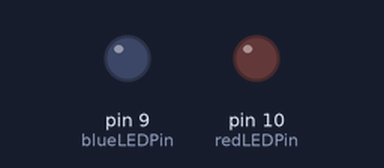
Simulated run of this sketch. Board: Arduino Uno, built with avr-gcc and run on an emulated ATmega328P. On the bench: output pins drawn as LEDs (lit = HIGH).

Above: at 0.5 s.
At 3.87 s:
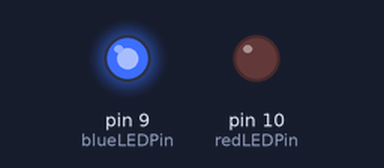
At 7.0 s:
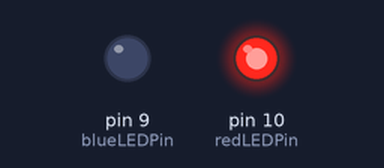
Timing chart, 0 to 8.6 s (numbered marks = the images above):
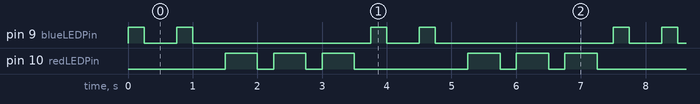

The sketch:

blink_light.ino
```cpp
int blueLEDPin=9;
int blueOnTime=250;
int blueOffTime=500;
int numBlueBlink=2;

int redLEDPin=10;
int redOnTime=500;
int redOffTime=250;
int numRedBlink=3;

void setup() {
  // put your setup code here, to run once:

  pinMode(blueLEDPin, OUTPUT);
  pinMode(redLEDPin, OUTPUT);

}

void loop() {
  // put your main code here, to run repeatedly:

  for (int j=0; j<numBlueBlink; j=j+1) {
    digitalWrite(blueLEDPin, HIGH); // Turn the blue LED on
    delay(blueOnTime);              // Wait
    digitalWrite(blueLEDPin, LOW);  // Turn the blue LED off
    delay(blueOffTime);             // Wait
  }

  for (int j=0; j<numRedBlink; j=j+1) {
    digitalWrite(redLEDPin, HIGH); // Turn the red LED on
    delay(redOnTime);              // Wait
    digitalWrite(redLEDPin, LOW);  // Turn the red LED off
    delay(redOffTime);             // Wait
  }

}
```

Measured:
- by itself, pin 9 (blueLEDPin): repeats every 3.8 s: LOW 0.50 s, HIGH 0.25 s, LOW 2.8 s, HIGH 0.25 s
- by itself, pin 10 (redLEDPin): repeats every 3.8 s: 2 × (LOW 0.25 s, HIGH 0.50 s), LOW 1.8 s, HIGH 0.50 s
- by itself, everything shown: repeats every 3.8 s, in 10 steps
